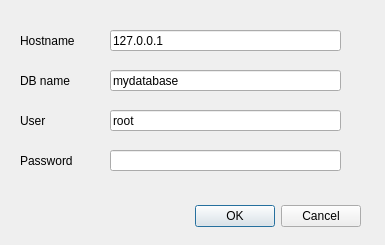
<?xml version="1.0" encoding="UTF-8"?>
<ui version="4.0">
 <class>winForNewDB</class>
 <widget class="QDialog" name="winForNewDB">
  <property name="geometry">
   <rect>
    <x>0</x>
    <y>0</y>
    <width>385</width>
    <height>245</height>
   </rect>
  </property>
  <property name="windowTitle">
   <string>Dialog</string>
  </property>
  <widget class="QDialogButtonBox" name="buttonBox">
   <property name="geometry">
    <rect>
     <x>20</x>
     <y>200</y>
     <width>341</width>
     <height>32</height>
    </rect>
   </property>
   <property name="orientation">
    <enum>Qt::Horizontal</enum>
   </property>
   <property name="standardButtons">
    <set>QDialogButtonBox::Cancel|QDialogButtonBox::Ok</set>
   </property>
  </widget>
  <widget class="QLineEdit" name="line_hostname">
   <property name="geometry">
    <rect>
     <x>110</x>
     <y>30</y>
     <width>231</width>
     <height>21</height>
    </rect>
   </property>
   <property name="text">
    <string>127.0.0.1</string>
   </property>
  </widget>
  <widget class="QLineEdit" name="line_db_name">
   <property name="geometry">
    <rect>
     <x>110</x>
     <y>70</y>
     <width>231</width>
     <height>21</height>
    </rect>
   </property>
   <property name="text">
    <string>mydatabase</string>
   </property>
  </widget>
  <widget class="QLineEdit" name="line_username">
   <property name="geometry">
    <rect>
     <x>110</x>
     <y>110</y>
     <width>231</width>
     <height>21</height>
    </rect>
   </property>
   <property name="text">
    <string>root</string>
   </property>
  </widget>
  <widget class="QLineEdit" name="line_password">
   <property name="geometry">
    <rect>
     <x>110</x>
     <y>150</y>
     <width>231</width>
     <height>21</height>
    </rect>
   </property>
   <property name="echoMode">
    <enum>QLineEdit::Password</enum>
   </property>
  </widget>
  <widget class="QLabel" name="label_hostname">
   <property name="geometry">
    <rect>
     <x>20</x>
     <y>30</y>
     <width>71</width>
     <height>21</height>
    </rect>
   </property>
   <property name="text">
    <string>Hostname</string>
   </property>
  </widget>
  <widget class="QLabel" name="label_dbname">
   <property name="geometry">
    <rect>
     <x>20</x>
     <y>70</y>
     <width>71</width>
     <height>21</height>
    </rect>
   </property>
   <property name="text">
    <string>DB name</string>
   </property>
  </widget>
  <widget class="QLabel" name="label_user">
   <property name="geometry">
    <rect>
     <x>20</x>
     <y>110</y>
     <width>71</width>
     <height>21</height>
    </rect>
   </property>
   <property name="text">
    <string>User</string>
   </property>
  </widget>
  <widget class="QLabel" name="label_password">
   <property name="geometry">
    <rect>
     <x>20</x>
     <y>150</y>
     <width>71</width>
     <height>21</height>
    </rect>
   </property>
   <property name="text">
    <string>Password</string>
   </property>
  </widget>
 </widget>
 <resources/>
 <connections>
  <connection>
   <sender>buttonBox</sender>
   <signal>accepted()</signal>
   <receiver>winForNewDB</receiver>
   <slot>accept()</slot>
   <hints>
    <hint type="sourcelabel">
     <x>248</x>
     <y>254</y>
    </hint>
    <hint type="destinationlabel">
     <x>157</x>
     <y>274</y>
    </hint>
   </hints>
  </connection>
  <connection>
   <sender>buttonBox</sender>
   <signal>rejected()</signal>
   <receiver>winForNewDB</receiver>
   <slot>reject()</slot>
   <hints>
    <hint type="sourcelabel">
     <x>316</x>
     <y>260</y>
    </hint>
    <hint type="destinationlabel">
     <x>286</x>
     <y>274</y>
    </hint>
   </hints>
  </connection>
 </connections>
</ui>
